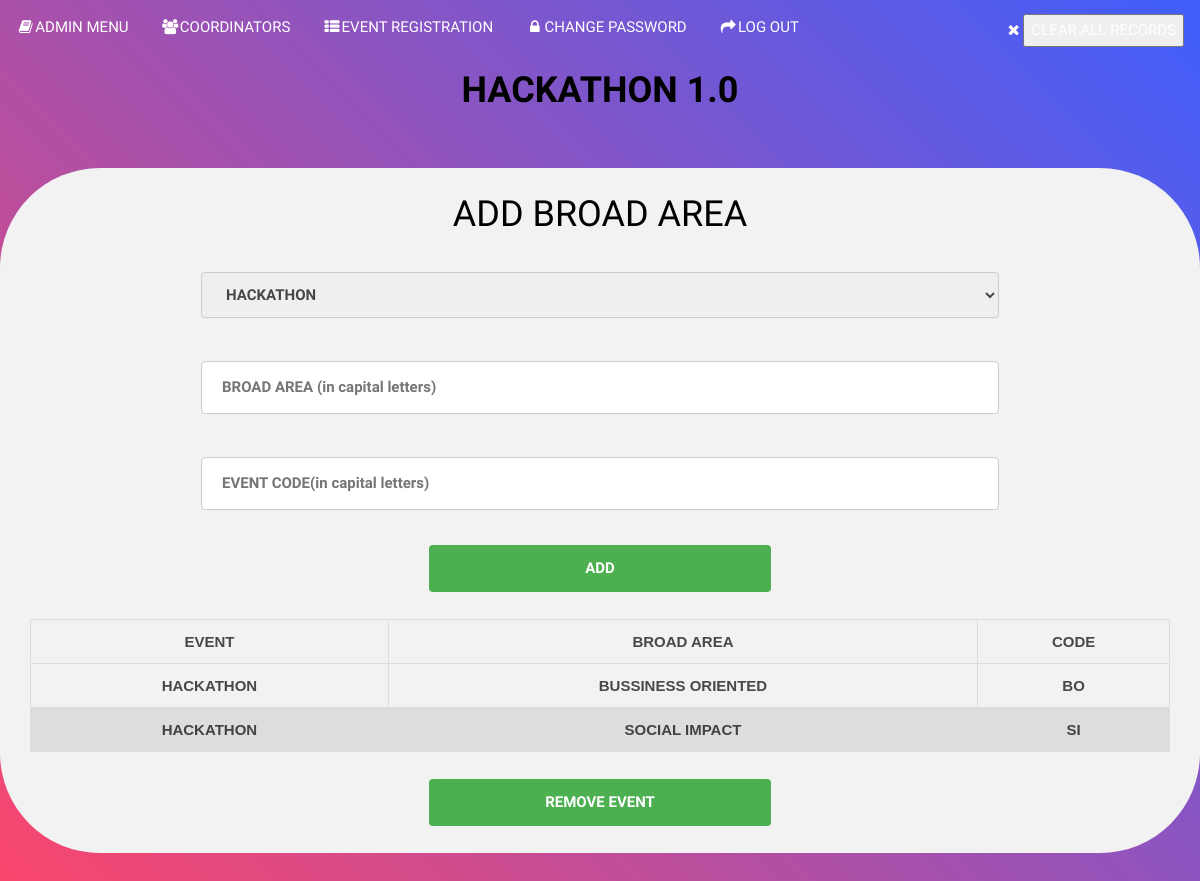
Page /adde.php (signed in) on the committed database.
### tables this page shows
CREATE TABLE `event_master` (
  `event_type` varchar(10) NOT NULL,
  `events` varchar(20) NOT NULL,
  `code` varchar(5) NOT NULL
);

### adde.php (the view, shortened to what this page needs)
<?php
include("admin_header.php");
?>
<html><head></head>
<br>
<body>
       <center><h1>ADD BROAD AREA</h1>
   <form action="adde.php" method="post">
	  <select name="event_type">
    <option>HACKATHON</option>
	</select><br /><br />
	   <input type="text" name="events" placeholder="BROAD AREA (in capital letters)" required ><br /><br />
	   <input type="text" name="code" placeholder="EVENT CODE(in capital letters)" required><br /><br />
	   <input type="submit" name="submit" value="ADD" ><br><br></form>
                        <table>
						<thead>
							<tr>
							    <th>EVENT </th>
								<th>BROAD AREA</th>
								<th>CODE</th>
								</tr>
						</thead>
<?php
        include("db_conection.php");
        $view_data="select * from event_master";
        $run=mysqli_query($link,$view_data);
        while($row=mysqli_fetch_array($run))
        {
			$event_type=$row[0];
            $events=$row[1];
            $code=$row[2];
        ?>
							<tr>
								<td><?php echo $event_type;  ?></t>
								<td><?php echo $events;  ?></td>
								<td><?php echo $code;  ?></td>
							</tr>
        <?php } ?>
					</table><br>
<form action='deletee.php' method='post'>
<input type='submit' name='submit1'	value='REMOVE EVENT'>	</form>
						<body> <br></html>
<?php
include("user_footer.php");
?>

### css/style.css (style rules this page uses)
body { font-family: "Quicksand", Arial, sans-serif; font-weight: 400; font-size: 15px; line-height: 1.8; color: rgba(0, 0, 0, 0.7); }
h1, h2, h3, h4, h5, h6 { color: #000; font-family: "Quicksand", Arial, sans-serif; font-weight: 400; margin: 0 0 30px 0; }

### admin_header.php (style rules this page uses)
input[type=text], select { width: 50%; padding: 12px 20px; margin: 8px 0; display: inline-block; border: 1px solid #ccc; border-radius: 4px; box-sizing: border-box; }
input[type=submit] { width: 30%; background-color: #4CAF50; color: white; padding: 14px 20px; margin: 8px 10; border: none; border-radius: 4px ; cursor: pointer; }
body { background: linear-gradient(45deg, #FC466B, #3F5EFB); }

### adde.php (style rules this page uses)
table { font-family: arial, sans-serif; border-collapse: collapse; width: 100%; }
td, th { border: 1px solid #dddddd; text-align: center; padding: 8px; }
tr:nth-child(even) { background-color: #dddddd; }
input[type=text], select { width: 70%; padding: 12px 20px; margin: 8px 0; display: inline-block; border: 1px solid #ccc; border-radius: 4px; box-sizing: border-box; }
input[type=submit] { width: 30%; background-color: #4CAF50; color: white; padding: 10px 50px; margin: 8px 10; border: none; border-radius: 4px ; cursor: pointer; }

### rows in the picture
event_master: event_type "HACKATHON", events "BUSSINESS ORIENTED", code "BO"
event_master: event_type "HACKATHON", events "SOCIAL IMPACT", code "SI"
